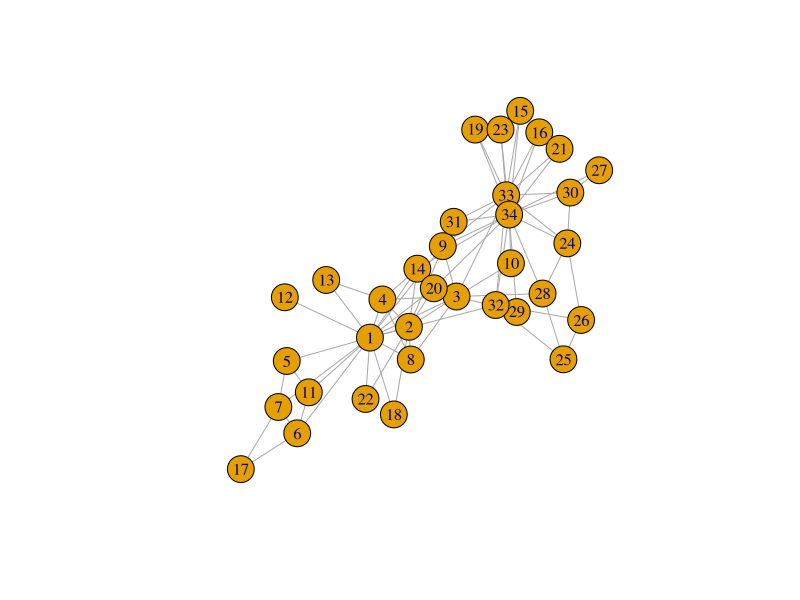
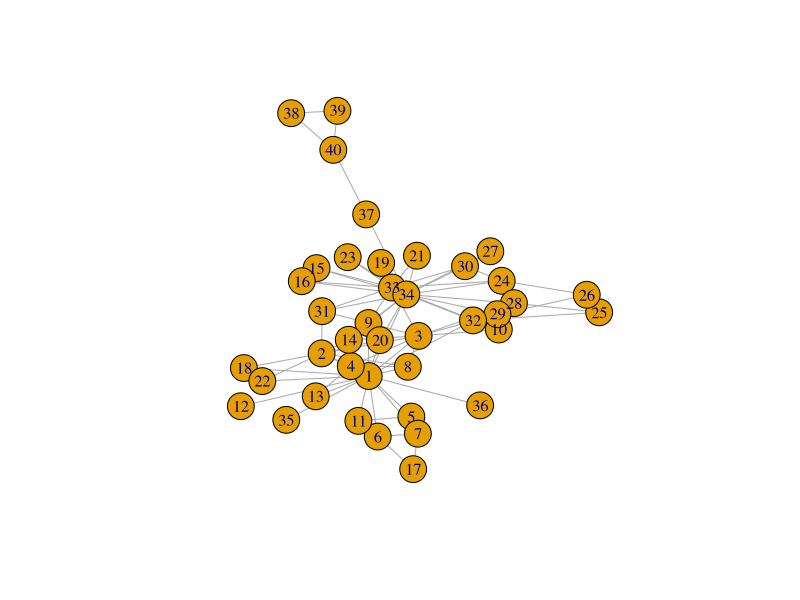
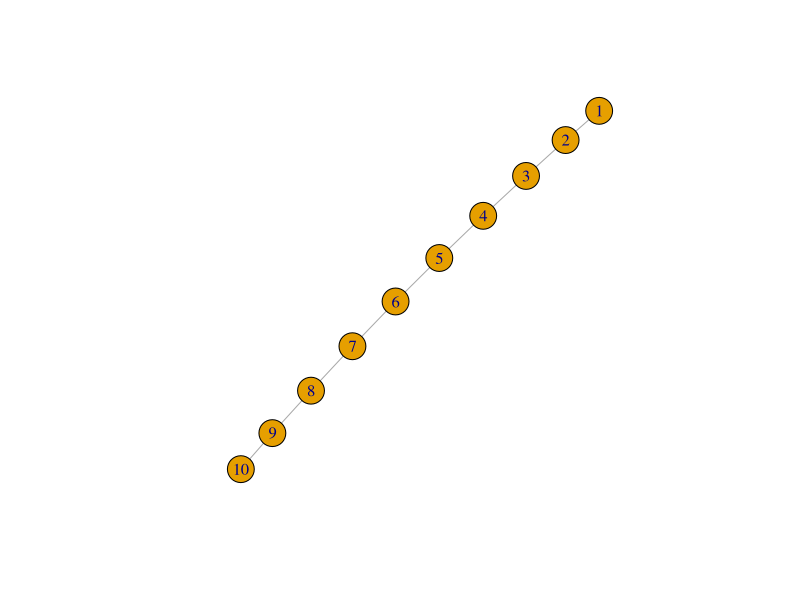
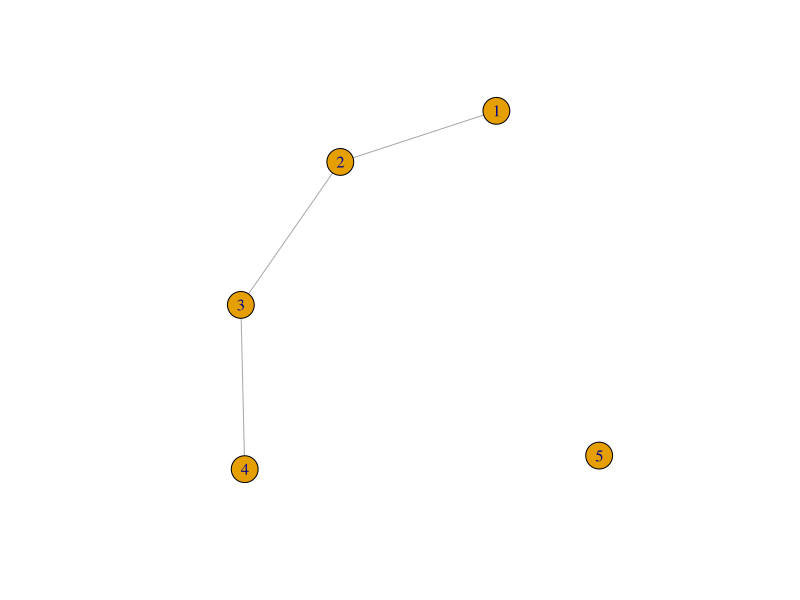
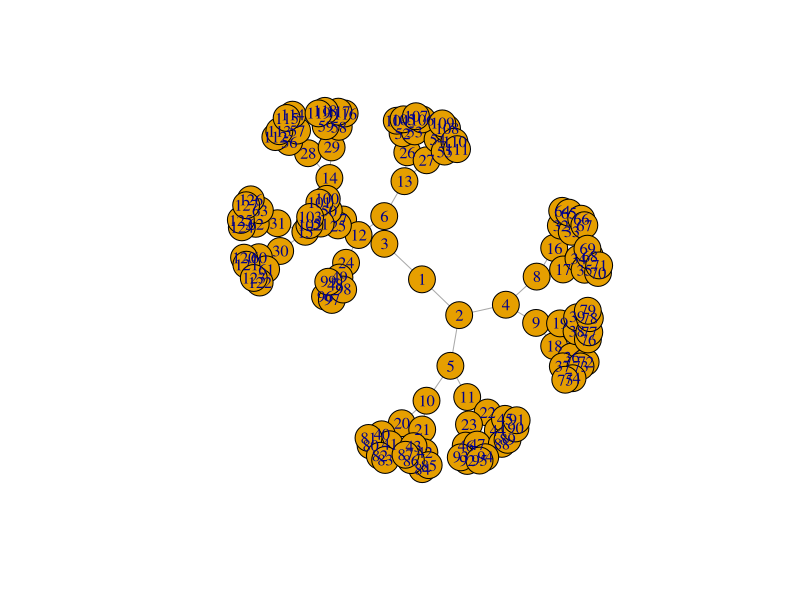
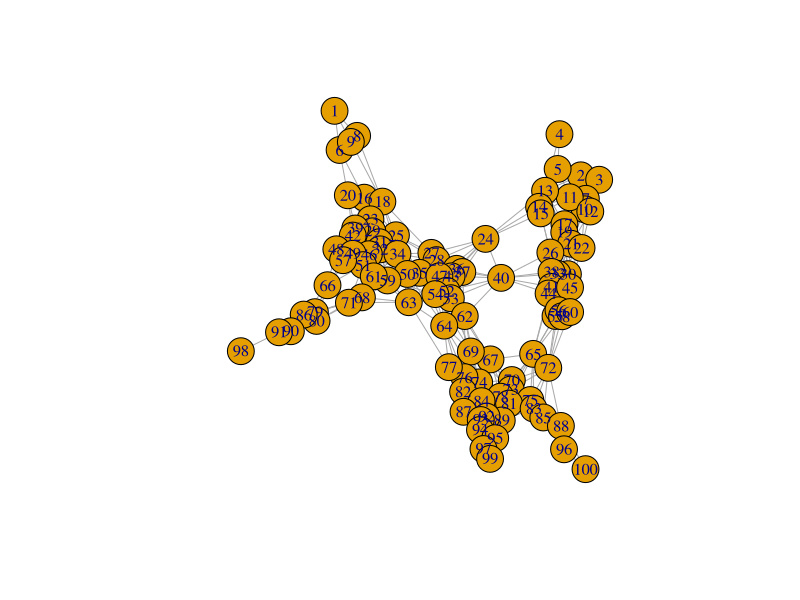
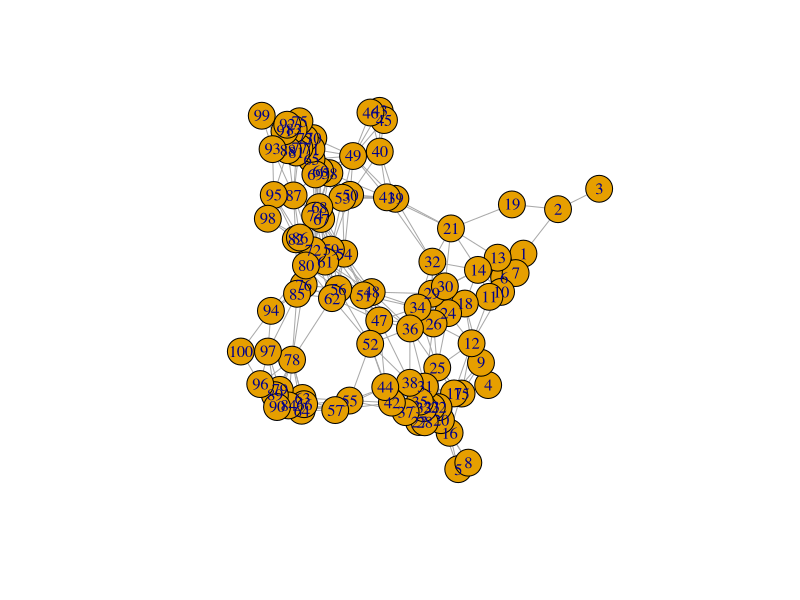
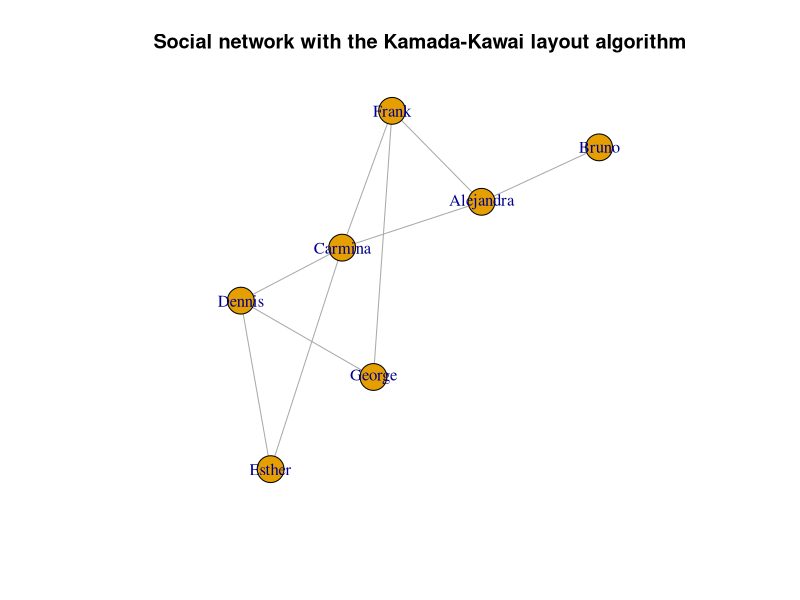

Here is the R script that generated these plots, in order:
## ---- chunk 1
# install.packages("igraph")
library(igraph)
## ---- chunk 2
g <- make_empty_graph()
## ---- chunk 3
g <- make_graph(edges = c(1,2, 1,5), n=10, directed = FALSE)
## ---- chunk 4
g
## ---- chunk 5
summary(g)
## ---- chunk 6
g <- make_graph('Zachary')
## ---- chunk 7
plot(g)
## ---- chunk 8
g <- add_vertices(g, 3)
## ---- chunk 9
g <- add_edges(g, edges = c(1,35, 1,36, 34,37))
## ---- chunk 10
g <- g %>% add_edges(edges=c(1,34)) %>% add_vertices(3) %>%
     add_edges(edges=c(38,39, 39,40, 40,38, 40,37))
g

plot(g)
## ---- chunk 11
get.edge.ids(g, c(1,34))
## ---- chunk 12
g <- delete_edges(g, 82)
## ---- chunk 13
g <- make_ring(10) %>% delete_edges("10|1")
plot(g)
## ---- chunk 14
g <- make_ring(5)
g <- delete_edges(g, get.edge.ids(g, c(1,5, 4,5)))
plot(g)
## ---- chunk 15
graph1 <- make_tree(127, 2, mode = "undirected")
summary(graph1)
plot(graph1)
## ---- chunk 16
graph2 <- make_tree(127, 2, mode = "undirected")
## ---- chunk 17
identical_graphs(graph1,graph2)
## ---- chunk 18
graph1 <- sample_grg(100, 0.2)
summary(graph1)
plot(graph1)
## ---- chunk 19
graph2 <- sample_grg(100, 0.2)
identical_graphs(graph1, graph2)
plot(graph2)
## ---- chunk 20
isomorphic(graph1, graph2)
## ---- chunk 21
g <- make_graph(~ Alice-Bob:Claire:Frank, Claire-Alice:Dennis:Frank:Esther,
                George-Dennis:Frank, Dennis-Esther)
## ---- chunk 22
V(g)$age <- c(25, 31, 18, 23, 47, 22, 50) 
V(g)$gender <- c("f", "m", "f", "m", "m", "f", "m")
E(g)$is_formal <- c(FALSE, FALSE, TRUE, TRUE, TRUE, FALSE, TRUE, FALSE, FALSE)
summary(g)
## ---- chunk 23
E(g)$is_formal
E(g)$is_formal[1] <- TRUE
E(g)$is_formal
## ---- chunk 24
g$date <- c("2022-02-11")
graph_attr(g, "date")
## ---- chunk 25
match(c("George"), V(g)$name)
## ---- chunk 26
V(g)$name[1:3] <- c("Alejandra", "Bruno", "Carmina")
V(g)
## ---- chunk 27
g <- delete_vertex_attr(g, "gender")
V(g)$gender
## ---- chunk 28
degree(g)
## ---- chunk 29
degree(g, 7)
## ---- chunk 30
degree(g, v=c(3,4,5))
## ---- chunk 31
degree(g, v=c("Carmina", "Frank", "Dennis"))
## ---- chunk 32
degree(g, "Bruno")
## ---- chunk 33
edge_betweenness(g)
## ---- chunk 34
ebs <- edge_betweenness(g)
as_edgelist(g)[ebs == max(ebs), ]
## ---- chunk 35
which.max(degree(g))
## ---- chunk 36
graph <- graph.full(n=10)
only_odd_vertices <- which(V(graph)%%2==1)
length(only_odd_vertices)
## ---- chunk 37
seq <- V(graph)[2, 3, 7]
seq
## ---- chunk 38
seq <- seq[1, 3]    # filtering an existing vertex set
seq
## ---- chunk 39
V(g)[age < 30]$name
## ---- chunk 40
`%notin%` <- Negate(`%in%`)
## ---- chunk 41
V(g)$degree <- c("A", "B", "B+", "A+", "C", "A", "B")
V(g)$degree[degree(g) == 3]
## ---- chunk 42
V(g)$name[degree(g) == 3]
## ---- chunk 43
E(g)[.from(3)]
## ---- chunk 44
E(g)[.from("Carmina")]
## ---- chunk 45
E(g) [ 3:5 %--% 5:6 ]
## ---- chunk 46
V(g)$gender <- c("f", "m", "f", "m", "m", "f", "m")
## ---- chunk 47
men <- V(g)[gender == "m"]$name
men
## ---- chunk 48
women <- V(g)[gender == "f"]$name
women
## ---- chunk 49
E(g)[men %--% women]
## ---- chunk 50
get.adjacency(g)
## ---- chunk 51
layout <- layout_with_kk(g)
## ---- chunk 52
layout <- layout_as_tree(g, root = 2)
## ---- chunk 53
layout <- layout_with_kk(g)
## ---- chunk 54
plot(g, layout = layout, main = "Social network with the Kamada-Kawai layout algorithm")
## ---- chunk 55
plot(g, layout = layout_with_fr,
     main = "Social network with the Fruchterman-Reingold layout algorithm")
## ---- chunk 56
V(g)$color <- ifelse(V(g)$gender == "m", "yellow", "red")
plot(g, layout = layout, vertex.label.dist = 3.5,
     main = "Social network - with genders as colors")
## ---- chunk 57
plot(g, layout=layout, vertex.label.dist=3.5, vertex.color=as.factor(V(g)$gender))
## ---- chunk 58
plot(g, layout=layout, vertex.label.dist=3.5, vertex.size=20,
     vertex.color=ifelse(V(g)$gender == "m", "yellow", "red"),
     edge.width=ifelse(E(g)$is_formal, 5, 1))
## ---- chunk 59
library(readxl)

people<-read_xlsx("Networks.xlsx", sheet = "People")
relations<-read_xlsx("Networks.xlsx", sheet ="Relations")

f <- graph_from_data_frame(relations, directed=FALSE, vertices=people)


plot(g)

## ---- chunk 60
library(dplyr)
library(igraph)

# Assuming 'people' and 'relations' dataframes are defined somewhere above this code

BCB <- people %>%
  filter(BCB520 == "TRUE") %>%
  select(name, BCB520)

edgelist <- combn(BCB$name, 2)
edgelist_df <- as.data.frame(t(edgelist))
colnames(edgelist_df) <- c("from", "to")
edgelist_df$BCB520 <- "TRUE"
edgelist_df$Advisor <- "FALSE"

relations$BCB520 <- "FALSE"
relations3 <- rbind(relations, edgelist_df)

g <- graph_from_data_frame(relations3, directed = FALSE, vertices = people)

# Correcting the edge color assignment
E(g)$color <- ifelse(E(g)$Advisor == "TRUE", "blue", "red")

# Create a color palette for the departments
department_colors <- setNames(c("red", "cyan", "white", "yellow", "orange", "pink", "lightblue"),
                              c("Biology", "EPPN", "FCS1", "CNR", "FCS2", "PlantSci", "Math"))

# Map the department of each vertex in the graph to the corresponding color
V(g)$color <- department_colors[people$department[match(V(g)$name, people$name)]]

# Plot the graph
plot(g, 
     layout = layout_with_kk(g), 
     vertex.color = V(g)$color, 
     vertex.size = 35,
     vertex.label.cex = 0.6,
     vertex.label.color = "black",
     vertex.label.font = 2)

# Adding a legend for departments manually
legend("topright",
       legend = names(department_colors),
       col = department_colors,
       pch = 20,
       cex = 0.8,
       title = "Department",
       bty = "n")



